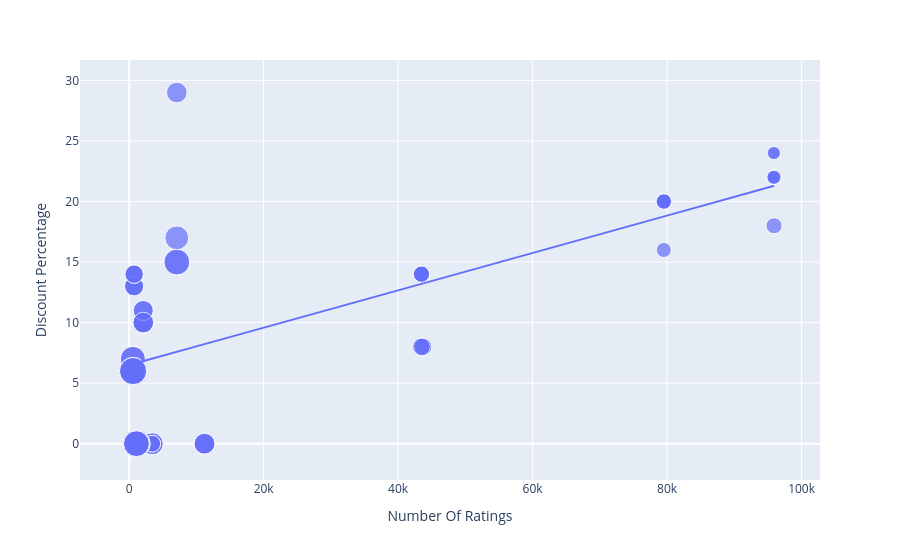

The cell this chart's notebook holds for it:
### Code cell
px.scatter(data_frame = df, x="Number Of Ratings", y= "Discount Percentage", size = "Sale Price", trendline = "ols")

### Figure 1 — Plotly figure (JSON) as saved in the notebook; plotly's stock layout.template omitted (floating-point values rounded to 4 significant figures)
{"data": [{"hovertemplate": "Number Of Ratings=%{x}<br>Discount Percentage=%{y}<br>Sale Price=%{marker.size}<extra></extra>", "legendgroup": "", "marker": {"color": "#636efa", "size": [49900, 84900, 84900, 77000, 77000, 49900, 49900, 77000, 89900, 41999, 39999, 41999, 41999, 41999, 131900, 117100, 131900, 117100, 74999, 117900, 117100, 117900, 99900, 44999, 140900, 130900, 64900, 120900, 59900, 75900, 110900, 130900, 120900, 64900, 64900, 75900, 75900, 120900, 59900, 120900, 75900, 140900, 70900, 70900, 75900, 59900, 110900, 120900, 130900, 130900, 54999, 54999, 29999, 34999, 34999, 34999, 54999, 29999, 46999, 46999, 46999, 46999], "sizemode": "area", "sizeref": 352.2, "symbol": "circle"}, "mode": "markers", "name": "", "orientation": "v", "showlegend": false, "type": "scatter", "x": [3431, 3431, 3431, 11202, 11202, 3431, 3431, 11202, 1454, 79512, 79512, 79582, 79512, 79512, 1078, 1078, 1078, 1078, 7088, 7088, 1078, 7088, 7081, 95909, 542, 580, 740, 545, 740, 2101, 545, 580, 580, 730, 730, 2101, 2101, 580, 740, 580, 2092, 545, 2101, 2092, 2101, 740, 545, 580, 580, 580, 43707, 43707, 95807, 95909, 95807, 95909, 43470, 95909, 43470, 43470, 43470, 43470], "xaxis": "x", "y": [0, 0, 0, 0, 0, 0, 0, 0, 0, 20, 16, 20, 20, 20, 0, 0, 0, 0, 29, 15, 0, 15, 17, 18, 6, 6, 13, 6, 14, 10, 7, 6, 6, 13, 13, 10, 10, 6, 14, 6, 10, 6, 11, 11, 10, 14, 7, 6, 6, 6, 8, 8, 24, 22, 22, 22, 8, 24, 14, 14, 14, 14], "yaxis": "y"}, {"hovertemplate": "<b>OLS trendline</b><br>Discount Percentage = 0.000154292 * Number Of Ratings + 6.49233<br>R<sup>2</sup>=0.468988<br><br>Number Of Ratings=%{x}<br>Discount Percentage=%{y} <b>(trend)</b><extra></extra>", "legendgroup": "", "marker": {"color": "#636efa", "symbol": "circle"}, "mode": "lines", "name": "", "showlegend": false, "type": "scatter", "x": [542, 545, 545, 545, 545, 580, 580, 580, 580, 580, 580, 580, 580, 730, 730, 740, 740, 740, 740, 1078, 1078, 1078, 1078, 1078, 1454, 2092, 2092, 2101, 2101, 2101, 2101, 2101, 3431, 3431, 3431, 3431, 3431, 7081, 7088, 7088, 7088, 11202, 11202, 11202, 43470, 43470, 43470, 43470, 43470, 43707, 43707, 79512, 79512, 79512, 79512, 79582, 95807, 95807, 95909, 95909, 95909, 95909], "xaxis": "x", "y": [6.576, 6.576, 6.576, 6.576, 6.576, 6.582, 6.582, 6.582, 6.582, 6.582, 6.582, 6.582, 6.582, 6.605, 6.605, 6.607, 6.607, 6.607, 6.607, 6.659, 6.659, 6.659, 6.659, 6.659, 6.717, 6.815, 6.815, 6.816, 6.816, 6.816, 6.816, 6.816, 7.022, 7.022, 7.022, 7.022, 7.022, 7.585, 7.586, 7.586, 7.586, 8.221, 8.221, 8.221, 13.2, 13.2, 13.2, 13.2, 13.2, 13.24, 13.24, 18.76, 18.76, 18.76, 18.76, 18.77, 21.27, 21.27, 21.29, 21.29, 21.29, 21.29], "yaxis": "y"}], "layout": {"autosize": true, "legend": {"itemsizing": "constant", "tracegroupgap": 0}, "margin": {"t": 60}, "xaxis": {"anchor": "y", "autorange": true, "domain": [0, 1], "range": [-6743.0, 102400.0], "title": {"text": "Number Of Ratings"}, "type": "linear"}, "yaxis": {"anchor": "x", "autorange": true, "domain": [0, 1], "range": [-4.456, 32.82], "title": {"text": "Discount Percentage"}, "type": "linear"}}}
